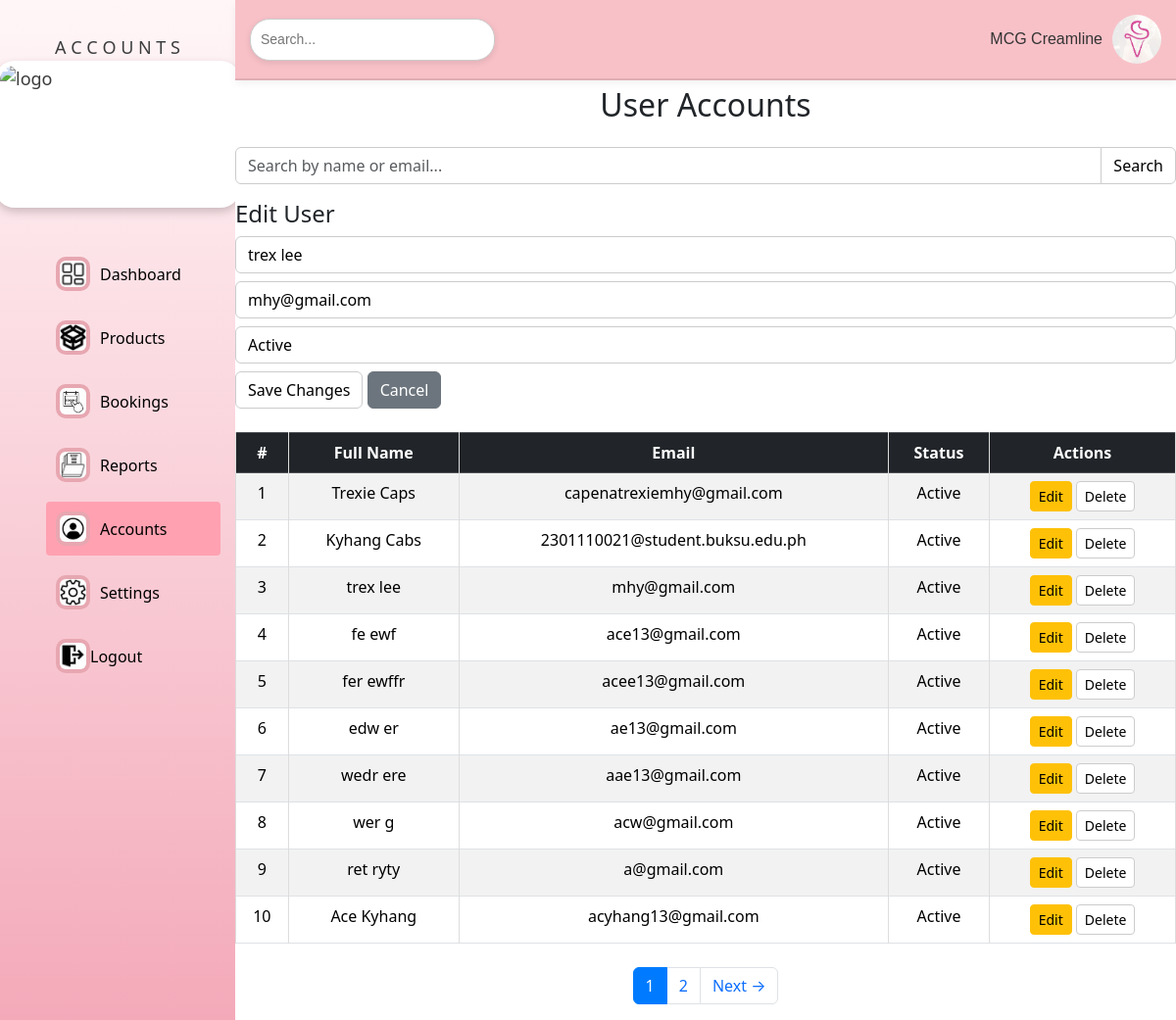
Screenshot of /Admin/account.php?edit=3 with the database file from the repository.
### tables this page shows
CREATE TABLE `accounts` (
  `id` int(11) NOT NULL,
  `fullname` varchar(255) DEFAULT NULL,
  `email` varchar(255) DEFAULT NULL,
  `username` varchar(255) DEFAULT NULL,
  `status` enum('Active','Inactive') DEFAULT 'Active',
  `created_at` timestamp NOT NULL DEFAULT current_timestamp()
);

### Admin/account.php (the view, shortened to what this page needs)
<?php
require '../includes/db.php';
$search = isset($_GET['search']) ? trim($_GET['search']) : '';
$editId = isset($_GET['edit']) ? intval($_GET['edit']) : 0;
$page = isset($_GET['page']) ? max(1, intval($_GET['page'])) : 1;
$limit = 10;
$offset = ($page - 1) * $limit;
try {
    if ($search !== '') {
        $stmt = $pdo->prepare("SELECT * FROM accounts WHERE fullname LIKE ? OR email LIKE ? LIMIT $limit OFFSET $offset");
        $stmt->execute(["%$search%", "%$search%"]);
        $countStmt = $pdo->prepare("SELECT COUNT(*) FROM accounts WHERE fullname LIKE ? OR email LIKE ?");
        $countStmt->execute(["%$search%", "%$search%"]);
    } else {
        $stmt = $pdo->prepare("SELECT * FROM accounts LIMIT $limit OFFSET $offset");
        $stmt->execute();
        $countStmt = $pdo->query("SELECT COUNT(*) FROM accounts");
    }
    $accounts = $stmt->fetchAll(PDO::FETCH_ASSOC);
    $totalAccounts = $countStmt->fetchColumn();
    $totalPages = ceil($totalAccounts / $limit);
} catch (PDOException $e) {
    die("Error fetching accounts: " . $e->getMessage());
}
$editUser = null;
if ($editId) {
    $stmt = $pdo->prepare("SELECT * FROM accounts WHERE id = ?");
    $stmt->execute([$editId]);
    $editUser = $stmt->fetch(PDO::FETCH_ASSOC);
}
?>
<!DOCTYPE html>
<html>
<head>
    <link rel="stylesheet" href="styles/style.css">
    <link rel="stylesheet" href="../bootstrap/css/bootstrap.min.css">
    <link href="https://cdn.jsdelivr.net/npm/bootstrap@5.3.3/dist/css/bootstrap.min.css" rel="stylesheet">
</head>
<body>
<div class="dashboard">
    <div class="sidebar">
        <div class="heads">A C C O U N T S <img src="../images/wp.png" alt="logo"></div>
        <div class="sidebar2">
            <ul class="menu">
                <li><a href="index.php"><img src="../images/dashboard.png" alt="dashboard"><span style="padding-left: 10px;">Dashboard</span></a></li>
                <li><a href="products.php"><img src="../images/product.png" alt="products"><span style="padding-left: 10px;">Products</span></a></li>
                <li><a href="booking_table.php"><img src="../images/book.jpg" alt="bookings"><span style="padding-left: 10px;">Bookings</span></a></li>
                <li><a href="reports.php"><img src="../images/report.png" alt="reports"><span style="padding-left: 10px;">Reports</span></a></li>
                <li><a href="account.php"  class="active"><img src="../images/account.png" alt="accounts"><span style="padding-left: 10px;">Accounts</span></a></li>
                <li><a href="settings.php"><img src="../images/settings.png" alt="settings"><span style="padding-left: 10px;">Settings</span></a></li>
                <li>
                    <a href="#" onclick="confirmLogout()"><img src="../images/logout.png"> <span>Logout</span></a>
                </li>
            </ul>
        </div>
    </div>
    <div class="main-content">
        <div class="topbar">
            <div class="search">
                <input type="text" placeholder="Search...">
            </div>
            <div class="user-profile">
                <span>MCG Creamline</span>
                <img src="../images/ice.png" alt="User">
            </div>
        </div>
            <div class="content"style="overflow-y: auto;">
                <h2 class="text-center mb-4">User Accounts</h2>
                <form method="GET" class="mb-3">
                    <div class="input-group">
                        <input type="text" name="search" class="form-control" placeholder="Search by name or email..." value="<?= htmlspecialchars($search) ?>" id="searchInput">
                        <button type="submit" class="btn btn-primary">Search</button>
                    </div>
                </form>
                <?php if ($editUser): ?>
                    <form method="POST" class="mb-4">
                        <h4>Edit User</h4>
                        <div class="mb-2">
                            <input type="text" name="fullname" class="form-control" placeholder="Full Name" value="<?= htmlspecialchars($editUser['fullname']) ?>" required>
                        </div>
                        <div class="mb-2">
                            <input type="email" name="email" class="form-control" placeholder="Email" value="<?= htmlspecialchars($editUser['email']) ?>" required>
                        </div>
                        <div class="mb-2">
                            <select name="status" class="form-control">
                                <option value="active" <?= $editUser['status'] === 'active' ? 'selected' : '' ?>>Active</option>
                            </select>
                        </div>
                        <button type="submit" class="btn btn-success">Save Changes</button>
                        <a href="account.php" class="btn btn-secondary">Cancel</a>
                    </form>
                <?php endif; ?>
                <?php if (count($accounts) > 0): ?>
                    <table class="table table-bordered table-striped">
                        <thead class="table-dark">
                            <tr>
                                <th>#</th>
                                <th>Full Name</th>
                                <th>Email</th>
                                <th>Status</th>
                                <th>Actions</th>
                            </tr>
                        </thead>
                        <tbody>
                            <?php foreach ($accounts as $index => $account): ?>
                                <tr>
                                    <td><?= $offset + $index + 1; ?></td>
                                    <td><?= htmlspecialchars($account['fullname']); ?></td>
                                    <td><?= htmlspecialchars($account['email']); ?></td>
                                    <td><?= ucfirst($account['status']); ?></td>
                                    <td>
                                        <a href="?edit=<?= $account['id']; ?>&page=<?= $page ?>&search=<?= urlencode($search) ?>" class="btn btn-sm btn-warning">Edit</a>
                                        <form method="POST" onsubmit="return confirm('Delete this user?');" style="display:inline;">
                                            <button type="submit" class="btn btn-sm btn-danger">Delete</button>
                                        </form>
                                    </td>
                                </tr>
                            <?php endforeach; ?>
                        </tbody>
                    </table>
                    <nav>
                        <ul class="pagination justify-content-center mt-4">
                            <?php for ($i = 1; $i <= $totalPages; $i++): ?>
                                <li class="page-item <?= $i == $page ? 'active' : '' ?>">
                                    <a class="page-link" href="?<?= http_build_query(['page' => $i, 'search' => $search]) ?>"><?= $i ?></a>
                                </li>
                            <?php endfor; ?>
                            <?php if ($page < $totalPages): ?>
                                <li class="page-item">
                                    <a class="page-link" href="?<?= http_build_query(['page' => $page + 1, 'search' => $search]) ?>">Next →</a>
                                </li>
                            <?php endif; ?>
                        </ul>
                    </nav>
                <?php else: ?>
                    <div class="alert alert-warning text-center">No user found.</div>
                <?php endif; ?>
            </div>
        </div>
    </div>
</body>
</html>

### Admin/styles/style.css (style rules this page uses)
* { margin: 0; padding: 0; box-sizing: border-box; }
body { background-color: #ffffff; font-family: Cambria, Cochin, Georgia, Times, 'Times New Roman', serif; }
.dashboard { display: flex; height: 100vh; }
.sidebar { width: 20%; padding: 15px; background: linear-gradient(rgba(255, 245, 247, 0.9), rgba(236, 112, 138, 0.6)); color: #3c3c3c; }
.sidebar .heads { display: flex; flex-direction: column; align-items: center; justify-content: center; padding: 20px; font-size: 18px; }
.sidebar .heads img { width: 250px; height: 150px; margin-bottom: 20px; padding: 5px; background-color: #fff; border-radius: 20px; box-shadow: 0 4px 10px rgba(0, 0, 0, 0.2); transition: all 0.3s ease; }
.sidebar .menu { list-style: none; }
.sidebar .menu li { margin-bottom: 10px; }
.sidebar .menu li a { color: black; text-decoration: none; display: flex; align-items: center; padding: 10px; border-radius: 4px; }
.sidebar .menu li a img { width: 35px; height: 35px; padding: 4px; background-color: rgb(231, 167, 177); border-radius: 10px; }
.sidebar .menu li a.active { background-color: rgb(255, 161, 177); }
.topbar { display: flex; justify-content: space-between; align-items: center; padding: 15px; background-color: #f8c1c8; font-family: 'Verdana', Geneva, Tahoma, sans-serif; font-size: 16px; color: #333; border-bottom: 2px solid #e0aeb4; box-shadow: 0 4px 8px rgba(0, 0, 0, 0.05); transition: background-color 0.3s ease-in-out; }
.topbar .search input { padding: 10px; border: 1px solid #cccccc; border-radius: 20px; background-color: #fff; font-size: 14px; width: 250px; box-shadow: 0 2px 6px rgba(0, 0, 0, 0.1); transition: width 0.3s ease-in-out; }
.topbar .user-profile { display: flex; align-items: center; }
.topbar .user-profile img { margin-left: 10px; border-radius: 25px; width: 50px; height: 50px; }
.main-content { display: flex; flex-direction: column; flex: 1; background-color: #ffffff; }
table { width: 100%; border-collapse: collapse; text-align: center; margin: 0 auto; }
table th, table td { padding: 12px; border: 1px solid #ddd; }
table th { background-color: #4CAF50; color: white; }
.content { padding-top: 3px; margin-top: 3px; overflow-y: auto; }
.pagination .page-item.active .page-link { background-color: #007bff; border-color: #007bff; color: white; }
body.light-mode input, body.light-mode select, body.light-mode button { background-color: #fff; color: #000; border: 1px solid #ccc; }

### rows the page displays
accounts: fullname "trex lee", email "mhy@gmail.com", index "3", status "Active"
accounts: index "1", fullname "Trexie Caps", email "capenatrexiemhy@gmail.com", status "Active"
accounts: index "2", fullname "Kyhang Cabs", email "2301110021@student.buksu.edu.ph", status "Active"
accounts: index "4", fullname "fe ewf", email "ace13@gmail.com", status "Active"
accounts: index "5", fullname "fer ewffr", email "acee13@gmail.com", status "Active"
accounts: index "6", fullname "edw er", email "ae13@gmail.com", status "Active"
accounts: index "7", fullname "wedr ere", email "aae13@gmail.com", status "Active"
accounts: index "8", fullname "wer g", email "acw@gmail.com", status "Active"
accounts: index "9", fullname "ret ryty", email "a@gmail.com", status "Active"
accounts: index "10", fullname "Ace Kyhang", email "acyhang13@gmail.com", status "Active"
